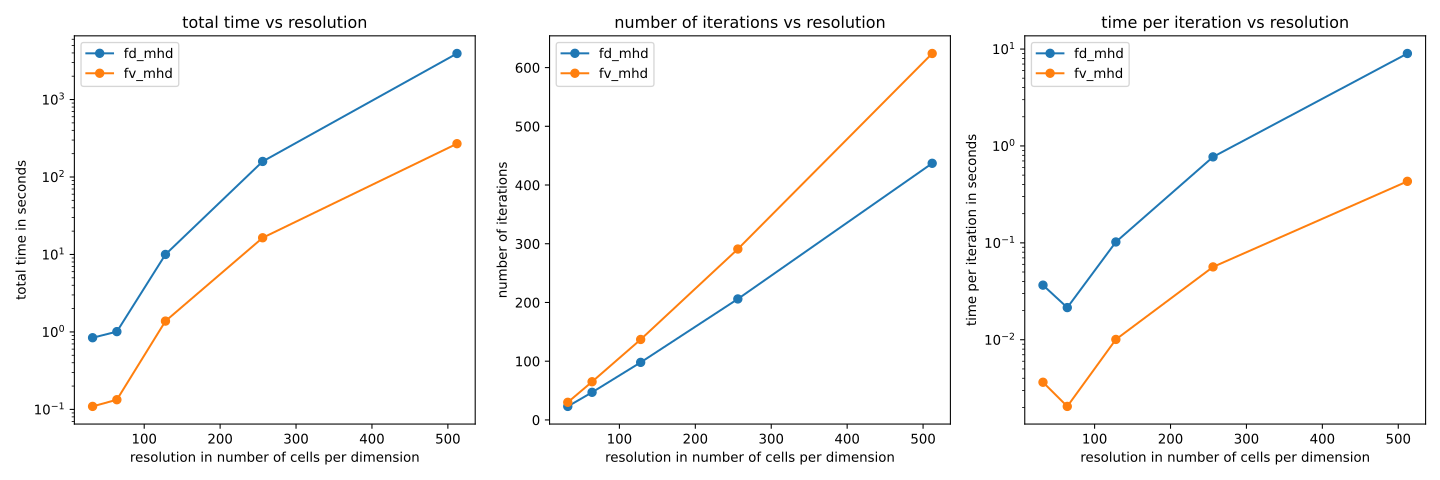

This chart was generated by the following Python code:
from functools import partial
import os

# ==== GPU selection ====
from autocvd import autocvd
autocvd(num_gpus = 1)
# =======================

import jax
import jax.numpy as jnp
import numpy as np
import matplotlib.pyplot as plt

resolutions = [32, 64, 128, 256, 512]

multi_gpu = False

configuration_names = ["fd_mhd", "fv_mhd"]

@partial(jax.jit, static_argnames=["target_shape"])
def downaverage_field(field: jnp.ndarray, target_shape: tuple[int, int, int]) -> jnp.ndarray:
    
    h_in, w_in, z_in = field.shape
    h_out, w_out, z_out = target_shape

    if h_in % h_out != 0 or w_in % w_out != 0 or z_in % z_out != 0:
        raise ValueError(
            f"Input shape {(h_in, w_in, z_in)} is not divisible by target shape {(h_out, w_out, z_out)}"
        )
    
    h_factor = h_in // h_out
    w_factor = w_in // w_out
    z_factor = z_in // z_out
    
    reshaped = field.reshape(h_out, h_factor, w_out, w_factor, z_out, z_factor)
    
    downaveraged = reshaped.mean(axis=(1, 3, 5))
    
    return downaveraged

# output_folder = os.path.join("results", configuration_name, "data")
# os.makedirs(output_folder, exist_ok=True)
# output_file = os.path.join(output_folder, test_name + ".npz")
# jnp.savez(
#     output_file,
#     final_state=final_state,
#     num_iterations=num_iterations,
#     total_time=total_time,
#     in_size_mb=in_size_mb,
#     temp_size_mb=temp_size_mb,
#     total_size_mb=total_size_mb,
# )


fig, axs = plt.subplots(1, 3, figsize=(15, 5))

for configuration_name in configuration_names:

    total_times = []
    num_iterations = []

    for res in resolutions:

        print(f"processing {configuration_name} at resolution {res}...")

        test_name = f"scaling_{res}_{'multiGPU' if multi_gpu else 'singleGPU'}"

        output_folder = os.path.join("results", configuration_name, "data")
        output_file = os.path.join(output_folder, test_name + ".npz")
        data = np.load(output_file)

        total_times.append(data["total_time"])
        num_iterations.append(data["num_iterations"])

    total_times = np.array(total_times)
    num_iterations = np.array(num_iterations)
    time_per_iteration = total_times / num_iterations

    axs[0].plot(resolutions, total_times, marker='o', label=configuration_name)
    axs[1].plot(resolutions, num_iterations, marker='o', label=configuration_name)
    axs[2].plot(resolutions, time_per_iteration, marker='o', label=configuration_name)

axs[0].set_xlabel("resolution in number of cells per dimension")
axs[0].set_ylabel("total time in seconds")
axs[0].set_title("total time vs resolution")
axs[0].set_yscale("log")
axs[0].legend()

axs[1].set_xlabel("resolution in number of cells per dimension")
axs[1].set_ylabel("number of iterations")
axs[1].set_title("number of iterations vs resolution")
axs[1].legend()

axs[2].set_xlabel("resolution in number of cells per dimension")
axs[2].set_ylabel("time per iteration in seconds")
axs[2].set_yscale("log")
axs[2].set_title("time per iteration vs resolution")
axs[2].legend()

plt.tight_layout()
plt.savefig("scaling_comparison.svg")

# retrieve the reference final state for the highest resolution in how_mhd
reference_resolution = resolutions[-1]
reference_test_name = f"scaling_{reference_resolution}_{'multiGPU' if multi_gpu else 'singleGPU'}"
reference_output_folder = os.path.join("results", "fd_mhd", "data")
reference_output_file = os.path.join(reference_output_folder, reference_test_name + ".npz")
reference_data = jnp.load(reference_output_file)
reference_density = reference_data["final_state"][0]
reference_data = None  # free memory

# plot L2 error of the density field compared to the reference solution
# plot L2 over total time
fig, ax = plt.subplots(figsize=(8, 6))

for configuration_name in configuration_names:
    
    l2_errors = []
    total_times = []

    for res in resolutions:

        test_name = f"scaling_{res}_{'multiGPU' if multi_gpu else 'singleGPU'}"

        print(f"Processing {configuration_name} at resolution {res}...")

        output_folder = os.path.join("results", configuration_name, "data")
        output_file = os.path.join(output_folder, test_name + ".npz")
        data = jnp.load(output_file)
        total_time = data["total_time"]

        final_state = data["final_state"]
        data = None  # free memory

        # downaverage the reference final state to the current resolution
        target_shape = (int(res), int(res), int(res))
        downsampled_reference_density = downaverage_field(reference_density, target_shape)

        # compute L2 error for the density field (assuming density is the first variable)
        density_final = final_state[0]
        final_state = None  # free memory

        l2_error = jnp.sqrt(jnp.mean((density_final - downsampled_reference_density) ** 2))
        l2_errors.append(l2_error)

        total_times.append(total_time)

    ax.plot(total_times, l2_errors, "o", label=configuration_name)
ax.set_xlabel("total time in seconds")
ax.set_ylabel("l2 error of density field")
ax.set_xscale("log")
ax.set_title("l2 error vs total time")
ax.legend()
plt.tight_layout()
plt.savefig("l2_error_comparison.svg")